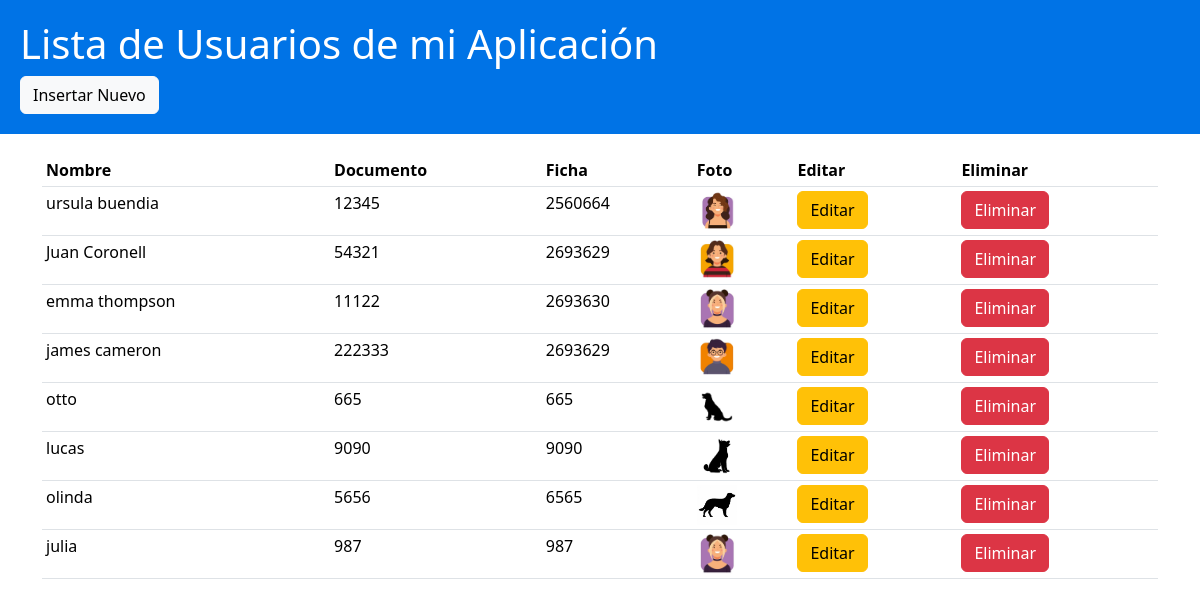
Before: /usuario/lista/ with the older database file.
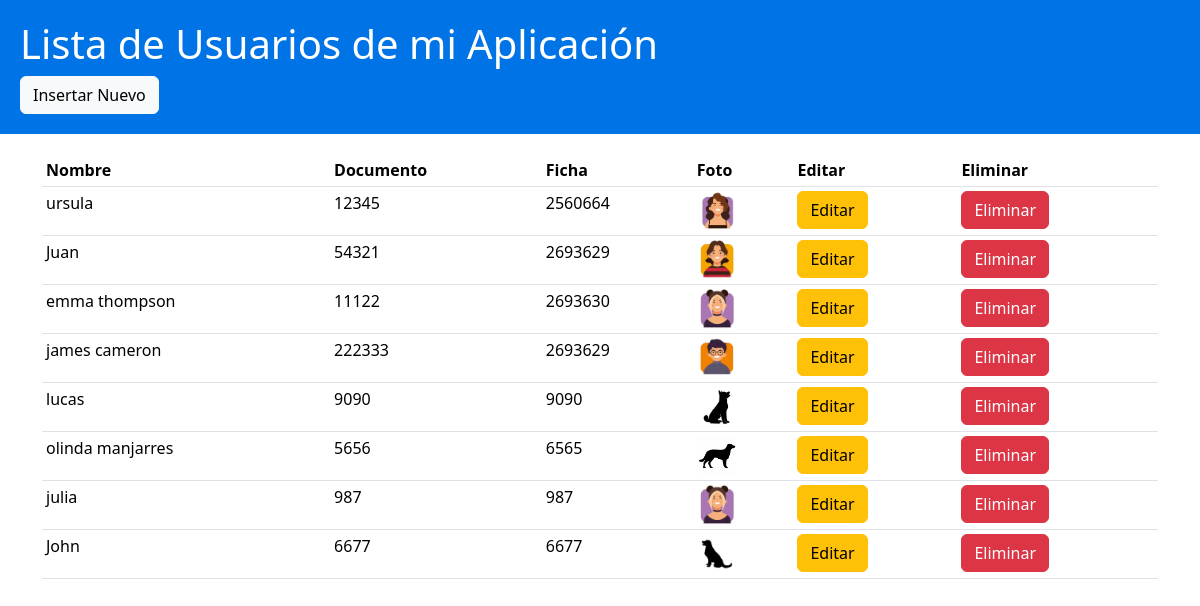
After: the same page with the newer database file.
### usuarios/models.py (models this page shows, shortened)
class Usuario(models.Model):
    nombre=models.CharField(max_length=50)
    documento=models.IntegerField()
    ficha=models.IntegerField()
    photo=models.ImageField(upload_to='fotos_usuarios')

### usuarios/views.py (the view)
# urls.py: path('lista/',views.usuariolist,name="usuario_list"),
def usuariolist(request):
    get_usuarios=Usuario.objects.all()
    data={
        'get_usuarios':get_usuarios
    }
    return render(request,'usuariolist.html',data)

### templates/usuariolist.html (shortened to what this page needs)
{% load static %}
<!DOCTYPE html>
<html>
<head>
    <link href="{%static 'css/test.css'%}" rel="stylesheet">
    <link href="{%static 'css/bootstrap.min.css'%}" rel="stylesheet">
</head>
<body>
    <header>
        <h1>Lista de Usuarios de mi Aplicación</h1>
        <a href="{%url "index_formulario"%}" class="btn btn-light">Insertar Nuevo</a>
    </header>
    <div class="container">
      <table class="table table-sm">
        <thead>
      <tr>
        <th scope="col">Nombre</th>
        <th scope="col">Documento</th>
        <th scope="col">Ficha</th>
        <th scope="col">Foto</th>
        <th scope="col">Editar</th>
        <th scope="col">Eliminar</th>
      </tr>
    </thead>
    <tbody>
        {% for usr in get_usuarios%}
      <tr>
        <td>{{usr.nombre}}</td>
        <td>{{usr.documento}}</td>
        <td>{{usr.ficha}}</td>
        <td ><img src="{{usr.photo.url}}" width="40" height="40"></td>
        <td><a  class="btn btn-warning" href={% url "editar_usuario" usr.id %}>Editar</a></td>
        <td><a  class="btn btn-danger" href={% url "eliminar_usuario" usr.id %}>Eliminar</a></td>
      </tr>
      {%endfor%}
    </tbody>
    </table>
    </div>
</body>
</html>

### css/test.css (style rules this page uses)
body { font-family: Arial, sans-serif; text-align: center; background-color: #f5f5f5; color: #333; }
header { background-color: #0073e6; color: #fff; padding: 20px; }
h1 { font-size: 36px; }
.container { max-width: 800px; margin: 0 auto; padding: 20px; }
.table { list-style: none; padding: 0; }
a { color: #0073e6; text-decoration: none; font-weight: bold; }

Changed rows visible on the page:
removed Usuario: nombre "otto", documento "665", ficha "665", photo (picture)
changed Usuario: nombre "ursula buendia" → "ursula"
changed Usuario: nombre "Juan Coronell" → "Juan"
changed Usuario: nombre "olinda" → "olinda manjarres"
added Usuario: nombre "John", documento "6677", ficha "6677", photo (picture)
